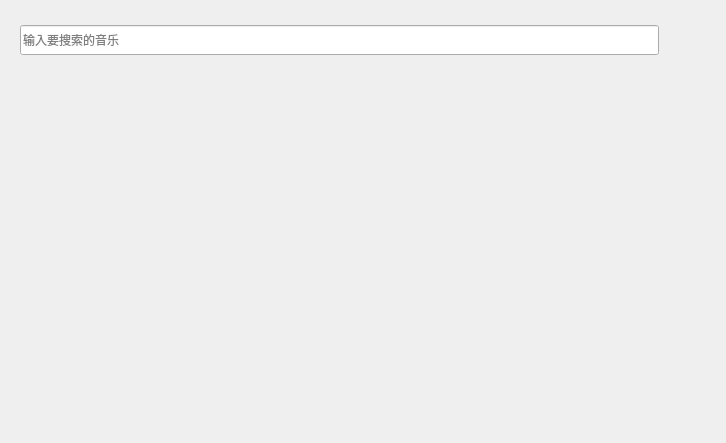
<?xml version="1.0" encoding="UTF-8"?>
<ui version="4.0">
 <class>SearchForm</class>
 <widget class="QWidget" name="SearchForm">
  <property name="geometry">
   <rect>
    <x>0</x>
    <y>0</y>
    <width>726</width>
    <height>443</height>
   </rect>
  </property>
  <property name="mouseTracking">
   <bool>true</bool>
  </property>
  <property name="windowTitle">
   <string>Form</string>
  </property>
  <layout class="QVBoxLayout" name="verticalLayout_2">
   <item>
    <widget class="QWidget" name="horizontalWidget" native="true">
     <property name="sizePolicy">
      <sizepolicy hsizetype="Expanding" vsizetype="Fixed">
       <horstretch>0</horstretch>
       <verstretch>0</verstretch>
      </sizepolicy>
     </property>
     <property name="minimumSize">
      <size>
       <width>0</width>
       <height>50</height>
      </size>
     </property>
     <property name="mouseTracking">
      <bool>true</bool>
     </property>
     <layout class="QHBoxLayout" name="horizontalLayout">
      <property name="rightMargin">
       <number>10</number>
      </property>
      <item>
       <widget class="QLineEdit" name="query">
        <property name="minimumSize">
         <size>
          <width>0</width>
          <height>30</height>
         </size>
        </property>
        <property name="styleSheet">
         <string notr="true">QLineEdit{
border-bottom: 2px solid rgb(231, 169, 196);
}
QLineEdit:focus{
border-bottom: 3px solid rgb(240, 176, 203);
}</string>
        </property>
        <property name="placeholderText">
         <string>输入要搜索的音乐</string>
        </property>
        <property name="clearButtonEnabled">
         <bool>true</bool>
        </property>
       </widget>
      </item>
      <item>
       <widget class="QPushButton" name="searchBtn">
        <property name="sizePolicy">
         <sizepolicy hsizetype="Fixed" vsizetype="Fixed">
          <horstretch>0</horstretch>
          <verstretch>0</verstretch>
         </sizepolicy>
        </property>
        <property name="minimumSize">
         <size>
          <width>40</width>
          <height>40</height>
         </size>
        </property>
        <property name="mouseTracking">
         <bool>true</bool>
        </property>
        <property name="styleSheet">
         <string notr="true">#searchBtn{
border:none;
border-radius:20px;
}
#searchBtn:hover{
background-color:rgba(212, 212, 212, 100);
}
#searchBtn:pressed{
background-color:rgba(212, 212, 212, 120);
}</string>
        </property>
        <property name="text">
         <string/>
        </property>
        <property name="icon">
         <iconset resource="player-assets.qrc">
          <normaloff>:/mplayer/search.svg</normaloff>:/mplayer/search.svg</iconset>
        </property>
        <property name="iconSize">
         <size>
          <width>20</width>
          <height>20</height>
         </size>
        </property>
       </widget>
      </item>
     </layout>
    </widget>
   </item>
   <item>
    <widget class="MusicList" name="musicList" native="true">
     <property name="mouseTracking">
      <bool>true</bool>
     </property>
    </widget>
   </item>
  </layout>
 </widget>
 <customwidgets>
  <customwidget>
   <class>MusicList</class>
   <extends>QWidget</extends>
   <header location="global">musiclist.h</header>
   <container>1</container>
  </customwidget>
 </customwidgets>
 <resources>
  <include location="player-assets.qrc"/>
 </resources>
 <connections>
  <connection>
   <sender>query</sender>
   <signal>returnPressed()</signal>
   <receiver>searchBtn</receiver>
   <slot>click()</slot>
   <hints>
    <hint type="sourcelabel">
     <x>335</x>
     <y>33</y>
    </hint>
    <hint type="destinationlabel">
     <x>686</x>
     <y>33</y>
    </hint>
   </hints>
  </connection>
 </connections>
</ui>
